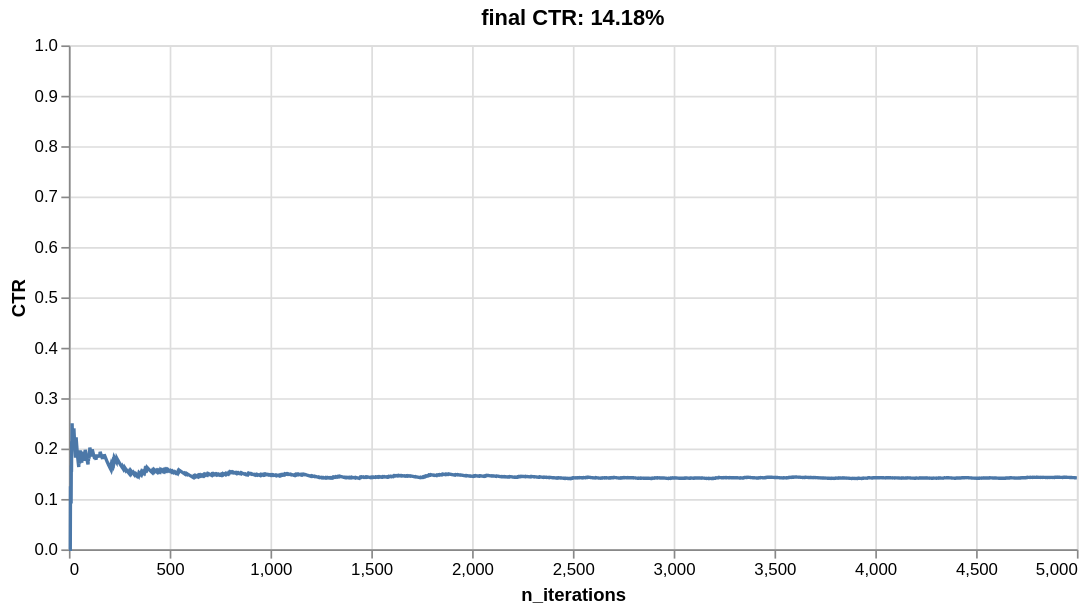

Notebook source saved alongside this figure:
### Markdown cell above
This simulation function does quite a few things. It can be seen as a simple reinforcement learning simulation. It samples a user, and then ask the model to provide a single recommendation. The user then gives as to whether they liked the recommendation or not. Crucially, the user doesn't tell us what item they would have liked. We could model this as a multi-class classification problem if that were the case.

The strategy parameter determines the mechanism used to generate the recommendations. The `'best'` strategy means that the items are each scored by the model, and are then ranked from the most preferred to the least preferred. Here the most preferred item is the one which gets recommended. But you could imagine all sorts of alternative ways to proceed.

We can first evaluate a recommended which acts completely at random. It assigns a random preference to each item, regardless of the user.

### Code cell
from river import reco

model = reco.RandomNormal(seed=10)
simulate(5_000, get_reward, model, seed=42)

### Figure 1 — Vega-Lite specification as saved in the notebook (floating-point values rounded to 4 significant figures; data arrays with more than 128 entries replaced by an {"elided": "..."} marker saying what was removed)
{"config": {"view": {"continuousWidth": 300, "continuousHeight": 300}}, "data": {"name": "data-61e1397307b0700b927eb9bd10816116"}, "mark": {"type": "line"}, "encoding": {"x": {"field": "n_iterations", "title": "n_iterations", "type": "quantitative"}, "y": {"field": "CTR", "scale": {"domain": [0, 1]}, "title": "CTR", "type": "quantitative"}}, "height": 300, "title": "final CTR: 14.18%", "width": 600, "$schema": "https://vega.github.io/schema/vega-lite/v6.1.0.json", "datasets": {"data-61e1397307b0700b927eb9bd10816116": {"elided": "5000 records"}}}
